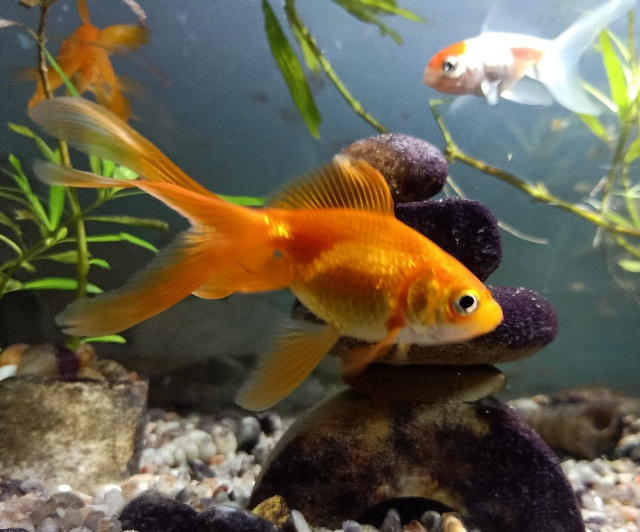
#> input picture Activity#1/logo.jpg, 640 x 532 px
$ python 3.py
#> lines starting #> are read from the running program, lines starting #| are printed output that depends on the picture
import cv2
import numpy as np
import math
import matplotlib.pyplot as mpimg
from matplotlib import pyplot as plt
from mpl_toolkits.mplot3d import Axes3D

def reduceimgagebitdepth(img,bitdepth):
    print("RAW:\n",img)
    print("---------")
    img = img.astype(np.float32)
    img = (img/255)*bitdepth
    img = img.astype(np.uint8)
    print("Reduced:\n",img)
    return img


IMG = cv2.imread('logo.jpg',cv2.IMREAD_GRAYSCALE)
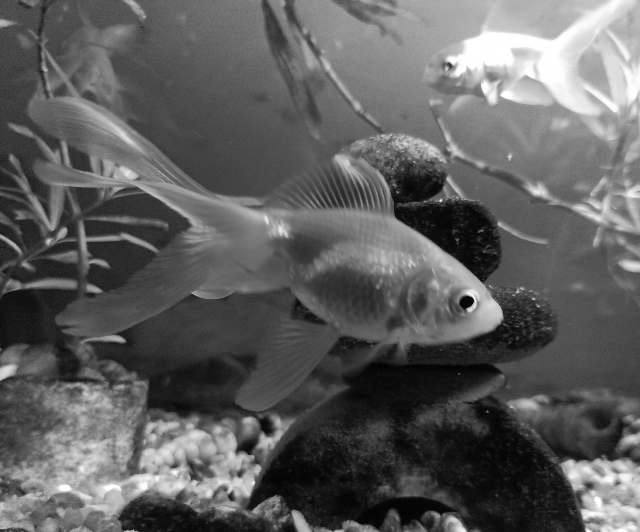
#> IMG: shape (532, 640); min 1, max 255, mean 94.3
#IMG_TEST = np.array(((154,232,13,42,53),(442,523,46,227,38),(27,81,95,60,311)))


fig, plot = plt.subplots(1,2)
fig.suptitle('Reduce Bits')

plot[0].imshow(IMG,cmap='gray') #RAW
plot[0].set_title('RAW') #RAW
bitdepth = 16
plot[1].imshow(reduceimgagebitdepth(IMG,bitdepth),cmap='gray') #Reduce
#> (printed output is left out)
#> (printed output is left out)
plot[1].set_title('Reduce to '+str(bitdepth) + 'Bit') #Reduce
plt.show()
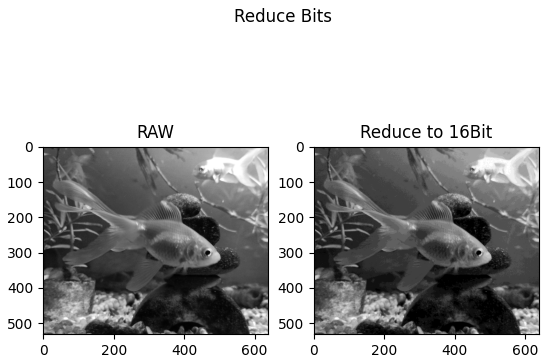
#> figure drawn by matplotlib, 2 panels
